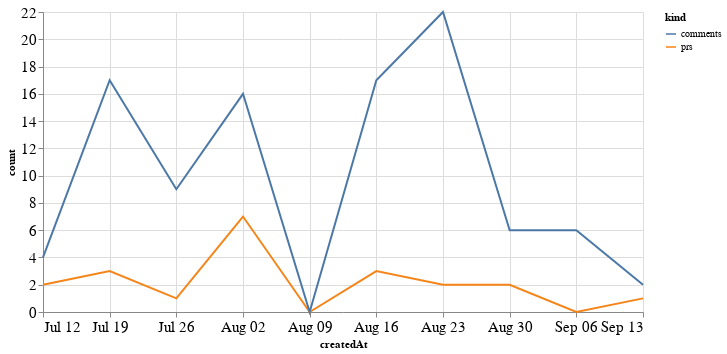

The code cell stored with this chart in its notebook:
### Code cell
alt.Chart(total_time, width=600).mark_line().encode(
    x='createdAt',
    y='count',
    color='kind'
)

### Figure 1 — Vega-Lite specification as saved in the notebook (floating-point values rounded to 4 significant figures)
{"config": {"axisLeft": {"labelFontSize": 15}, "axisBottom": {"labelFontSize": 15}}, "data": {"name": "data-18c634bdf7b283e6be63a700c9ec6e82"}, "mark": "line", "encoding": {"color": {"type": "nominal", "field": "kind"}, "x": {"type": "temporal", "field": "createdAt"}, "y": {"type": "quantitative", "field": "count"}}, "width": 600, "$schema": "https://vega.github.io/schema/vega-lite/v4.8.1.json", "datasets": {"data-18c634bdf7b283e6be63a700c9ec6e82": [{"createdAt": "2020-07-12T00:00:00", "kind": "prs", "count": 2}, {"createdAt": "2020-07-19T00:00:00", "kind": "prs", "count": 3}, {"createdAt": "2020-07-26T00:00:00", "kind": "prs", "count": 1}, {"createdAt": "2020-08-02T00:00:00", "kind": "prs", "count": 7}, {"createdAt": "2020-08-09T00:00:00", "kind": "prs", "count": 0}, {"createdAt": "2020-08-16T00:00:00", "kind": "prs", "count": 3}, {"createdAt": "2020-08-23T00:00:00", "kind": "prs", "count": 2}, {"createdAt": "2020-08-30T00:00:00", "kind": "prs", "count": 2}, {"createdAt": "2020-09-06T00:00:00", "kind": "prs", "count": 0}, {"createdAt": "2020-09-13T00:00:00", "kind": "prs", "count": 1}, {"createdAt": "2020-07-12T00:00:00", "kind": "comments", "count": 4}, {"createdAt": "2020-07-19T00:00:00", "kind": "comments", "count": 17}, {"createdAt": "2020-07-26T00:00:00", "kind": "comments", "count": 9}, {"createdAt": "2020-08-02T00:00:00", "kind": "comments", "count": 16}, {"createdAt": "2020-08-09T00:00:00", "kind": "comments", "count": 0}, {"createdAt": "2020-08-16T00:00:00", "kind": "comments", "count": 17}, {"createdAt": "2020-08-23T00:00:00", "kind": "comments", "count": 22}, {"createdAt": "2020-08-30T00:00:00", "kind": "comments", "count": 6}, {"createdAt": "2020-09-06T00:00:00", "kind": "comments", "count": 6}, {"createdAt": "2020-09-13T00:00:00", "kind": "comments", "count": 2}]}}
